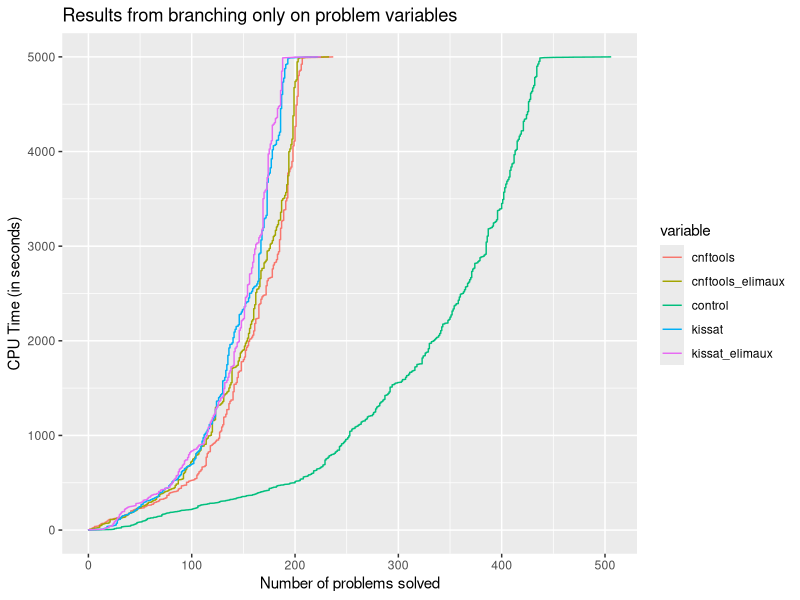

This chart was generated by the following R code:
library(purrr)
library(ggplot2)
library(tidyverse)
library(dplyr)
kissat <- read.csv(file = './results/kissat/info.csv') %>% filter(result != "UNKNOWN")
cnftools <- read.csv(file = './results/cnftools/info.csv') %>% filter(result != "UNKNOWN")
control <- read.csv(file = './results/control/info.csv') %>% filter(result != "UNKNOWN")
kissat_elimaux <- read.csv(file = './results/kissat-elimaux/info.csv') %>% filter(result != "UNKNOWN")
cnftools_elimaux <- read.csv(file = './results/cnftools-elimaux/info.csv') %>% filter(result != "UNKNOWN")
x_axis <- seq(0, 5000, 1)



num_completed <- function(time, dflist) {
    result = c(time)
    for(i in 1:length(dflist)){
        curr_df <- dflist[[i]]
        less <- curr_df[curr_df['cpu.time'] < time,]
        result <- append(result, c(nrow(less)))
    }
    return(result)
}
all <- as.data.frame(do.call(rbind, map(
        x_axis, 
        ~ num_completed(
            .x, 
            list(kissat, cnftools, control, kissat_elimaux, cnftools_elimaux)
        )
)))
colnames(all) <- c("time", "kissat", "cnftools", "control", "kissat_elimaux", "cnftools_elimaux")

all <- all %>%
  select(time, kissat, cnftools, control, kissat_elimaux, cnftools_elimaux) %>%
  gather(key = "variable", value = "value", -time)

ggplot(all, aes(x = value, y = time)) + 
  geom_line(aes(color = variable)) +
  ggtitle("Results from branching only on problem variables") +
  ylab("CPU Time (in seconds)") +
  xlab("Number of problems solved") 